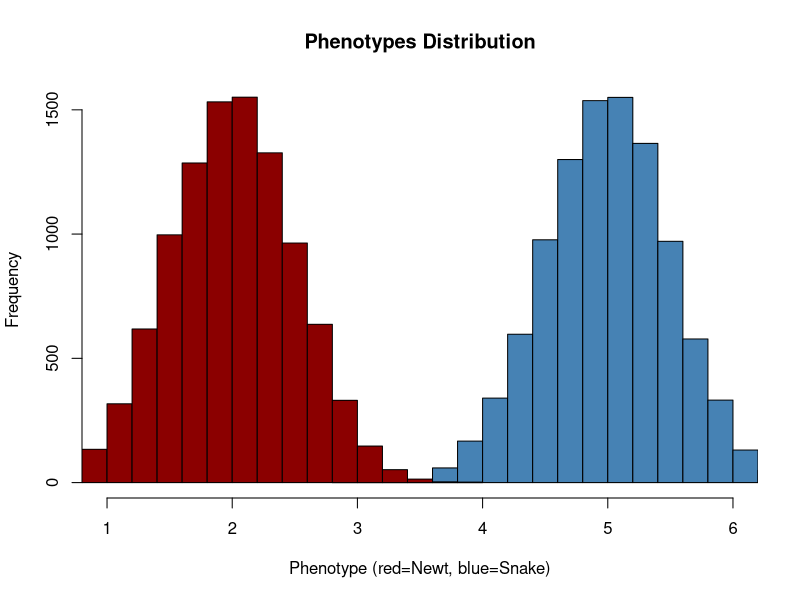

Reproduce this figure in R.
## ---- chunk 1
knitr::opts_chunk$set(echo = TRUE)
## ---- chunk 2
snakes <- rnorm(10000, 5, 0.5)
newts <- rnorm(10000, 2, 0.5)
hist(snakes, col="steelblue", xlim = c(1, 6), main = "Phenotypes Distribution", xlab = "Phenotype (red=Newt, blue=Snake)")
hist(newts, col="darkred", add = TRUE)

